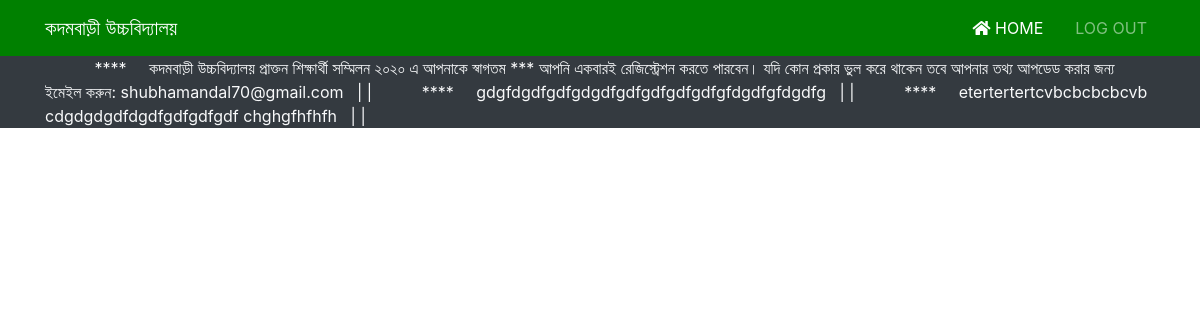
The app's page /src/admin/moderator/moderator_header.php, older data.
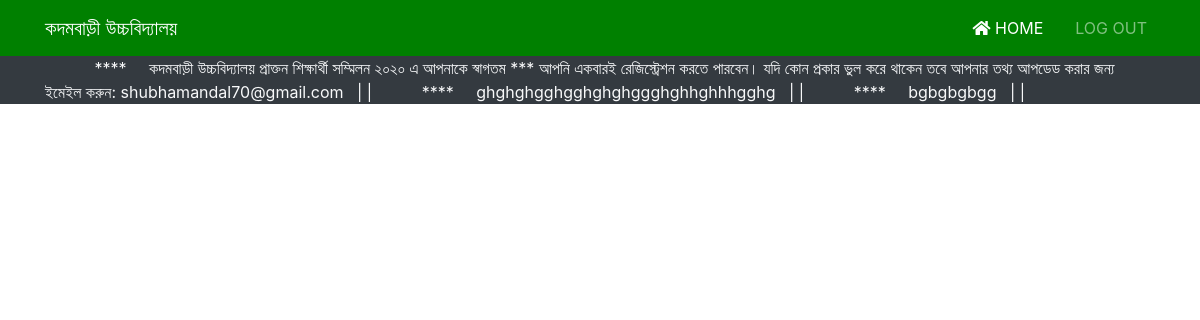
The same page, newer data.
### tables this page shows
CREATE TABLE `news` (
  `id` int(11) NOT NULL,
  `title` varchar(50) NOT NULL,
  `news_description` varchar(500) NOT NULL,
  `date` datetime NOT NULL DEFAULT current_timestamp()
);

### src/admin/moderator/moderator_header.php (the view, shortened to what this page needs)
<?php
include("../../db.php");
$sql= "SELECT * FROM news ";
$result = mysqli_query($conn,$sql);
?>
<!DOCTYPE html>
<html lang="en">
<head>
  <link rel="stylesheet" href="../../css/uikit.min.css">
  <link rel="stylesheet" href="../../css/slick.css">
  <link rel="stylesheet" href="../../css/slick-theme.css">
  <link rel="stylesheet" href="https://cdn.jsdelivr.net/npm/bootstrap@4.6.0/dist/css/bootstrap.min.css">
  <link rel="stylesheet" href="//cdn.datatables.net/1.10.20/css/jquery.dataTables.min.css">
  <link rel="stylesheet" href="../../css/webfonts/fa-brands-400.ttf">
  <link rel="stylesheet" href="../../css/fontawsome.min.css">
  <link rel="stylesheet" href="../../scss/tables.scss">
  <link rel="stylesheet" href="../../css/dataTables.bootstrap4.min.css">
  <link rel="stylesheet" href="../../css/responsive.dataTables.min.css">
  <link rel="stylesheet" href="../../css/bootstrap.min.css">
  <link rel="stylesheet" href="../../css/style.css">
</head>
<body>
   <section id="showcase" class="bg-success">
        <nav class="navbar navbar-dark  navbar-expand-md" uk-sticky="top: 5; animation: uk-animation-slide-top; bottom: #sticky-on-scroll-up">
  <div class="container ">
    <a href="index.php" class="navbar-brand ">কদমবাড়ী উচ্চবিদ্যালয় </a>
    <div id="navbarNav" class="collapse navbar-collapse ">
      <ul class="navbar-nav ml-auto">
        <li class="nav-item active">
          <a class="nav-link" href="index.php"><i class="fas fa-home"></i> home</a>
        </li>
        <li class="nav-item ">
        <a class="nav-link" href="../logout.php">log out</a>
        </li>
      </ul>
    </div>
  </div>
</nav>
   </section>
   <section class="news bg-dark">
           <div class="container">
           <div class="row">
               <div class="col-md">
   <marquee class="text-light" direction="left" onmouseover="this.stop();" onmouseout="this.start();">
     <?php
     if(mysqli_num_rows($result) >0){
       while($row = mysqli_fetch_assoc($result)) {
         echo "&nbsp;&nbsp;&nbsp;&nbsp;&nbsp;&nbsp;&nbsp;&nbsp;&nbsp;&nbsp; **** &nbsp;&nbsp;&nbsp;&nbsp;", $row["news_description"],"&nbsp;&nbsp;&nbsp;|&nbsp;|" ;
       }
     }
     ?>
     </marquee>
               </div>
           </div>
       </div>
   </section>

Row changes from the older to the newer data that the page shows:
removed news: news_description "etertertertcvbcbcbcbcvb cdgdgdgdfdgdfgdfgdfgdf chghgfhfhfh"
changed news: news_description "gdgfdgdfgdfgdgdfgdfgdfgdfgdfgfdgdfgfdgdfg" → "ghghghgghgghghghggghghhghhhgghg"
added news: news_description "bgbgbgbgg"
